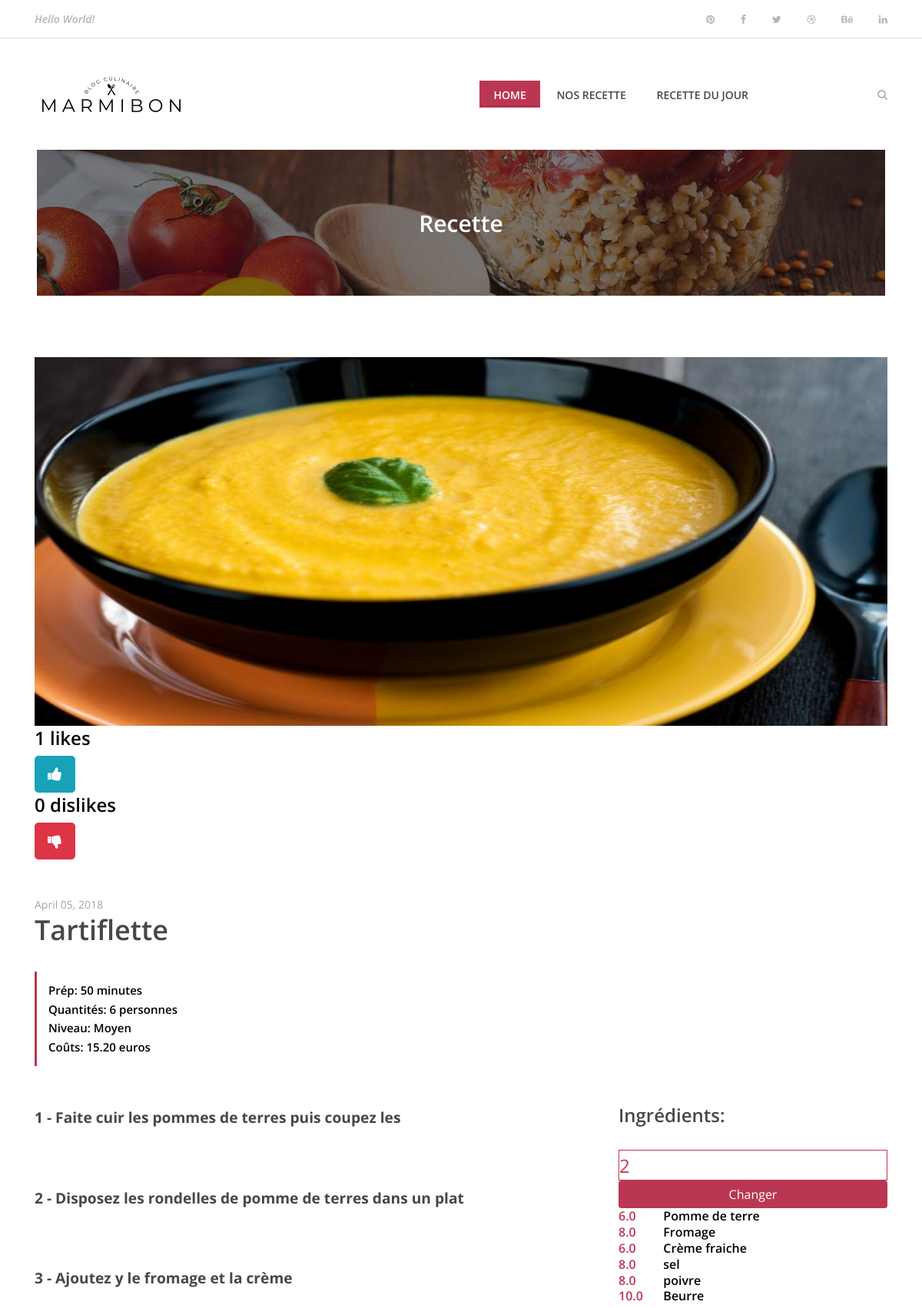
Before: /?recipeID=3 (upper part) with the older database file.
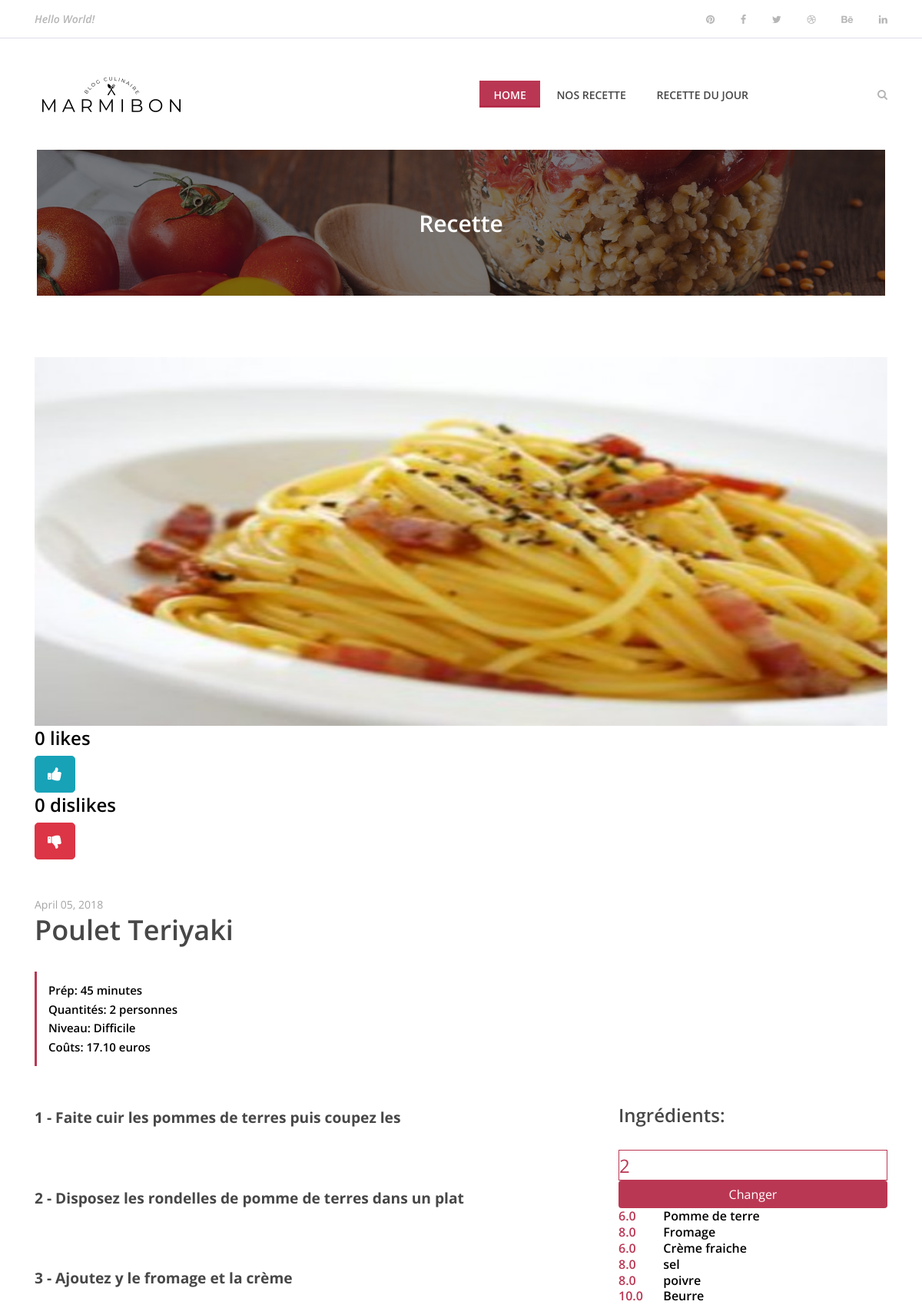
After: the same page with the newer database file.
### tables this page shows
CREATE TABLE IF NOT EXISTS `recette` (
  `Id_recette` bigint(255) NOT NULL AUTO_INCREMENT,
  `Name_recette` varchar(255) DEFAULT NULL,
  `img_recette` varchar(255) NOT NULL,
  `time_recette` varchar(255) DEFAULT NULL,
  `number_recette` bigint(255) DEFAULT NULL,
  `level_recette` varchar(255) DEFAULT NULL,
  `cost_recette` varchar(255) DEFAULT NULL,
  `description_recette` text NOT NULL,
  `Id_Ingredient` bigint(255) NOT NULL,
  `likes` int(255) NOT NULL,
  `dislikes` int(255) NOT NULL,
  PRIMARY KEY (`Id_recette`)
);

### controllers/controller.php (called while the page is built, shortened)
<?php
require('models/model.php');
function singleRecipe(){
    $recipe = new Recette();
    $recipe = $recipe->recipe($_GET['recipeID']);
    require('views/recipe.php');
}

### public/connect.php (called while the page is built)
<?php
class Databases
{
    public function connect()
    {
        try
        {
            $db = new PDO('mysql:host=localhost;dbname=marmibon;port=3308;charset=utf8', 'root', '');
            return $db;
        }
        catch(Exception $e)
        {
            die('Erreur : '.$e->getMessage());
        }
    }
}

### models/model.php (called while the page is built, shortened)
<?php
require_once('public/connect.php');
class Recette extends Databases{
    public function recipe($recipeID){
        $recette = $this->connect()->prepare('SELECT * FROM recette WHERE id_recette='.$recipeID.'');
        $recette->execute();
        $result = $recette->fetch(PDO::FETCH_ASSOC);
        return $result;
     }
}

### views/recipe.php (the view, shortened to what the changed rows need)
 <div class="breadcumb-area bg-img bg-overlay" style="background-image: url(public/img/bg-img/breadcumb3.jpg);">
        <div class="container h-100">
            <div class="row h-100 align-items-center">
                <div class="col-12">
                    <div class="breadcumb-text text-center">
                        <h2>Recette</h2>
                    </div>
                </div>
            </div>
        </div>
    </div>
    <div class="receipe-post-area section-padding-80">
        <div class="container" id="like">
            <div class="row">
                <div class="col-12">
                    <div class="receipe-slider owl-carousel">
                        <img style="height:60vh;" src="<?=$recipe['img_recette']?>" alt="">
                    </div>
                    <h4><?=$recipe['likes']?> likes</h4>
                    <form action="" method="POST">
                    <button onclick='window.location.hash="like"'; type="submit" name="like" value="1" class="btn btn-info btn-lg" id="like">
                    <i class="fa fa-thumbs-up"></i>
                    </button>
                    <h4><?=$recipe['dislikes']?> dislikes</h4>
                    <button onclick='window.location.hash="like"'; type="submit" name="dislike" value="1" class="btn btn-danger btn-lg">
                    <i class="fa fa-thumbs-down"></i>
                    </button>
                    </form>
                </div>
            </div>
        </div>
        <div class="receipe-content-area">
            <div class="container">
                <div class="row">
                    <div class="col-12 col-md-8">
                        <div class="receipe-headline my-5">
                            <span>April 05, 2018</span>
                            <h2><?=$recipe['Name_recette'] ?></h2>
                            <div class="receipe-duration">
                                <h6>Prép: <?=$recipe['time_recette']?></h6>
                                <h6>Quantités: <?=$recipe['number_recette']?> personnes</h6>
                                <h6>Niveau: <?=$recipe['level_recette']?></h6>
                                <h6>Coûts: <?=$recipe['cost_recette']?></h6>
                            </div>
                        </div>
                    </div>
                </div>
                </div>
            </div>
        </div>
<?php require('templates/template.php'); ?>

Changed rows visible on the page:
changed recette: img_recette: a different picture; likes "1" → "0"; Name_recette "Tartiflette" → "Poulet Teriyaki"; time_recette "50 minutes" → "45 minutes"; number_recette "6" → "2"; level_recette "Moyen" → "Difficile"; cost_recette "15.20 euros" → "17.10 euros"
